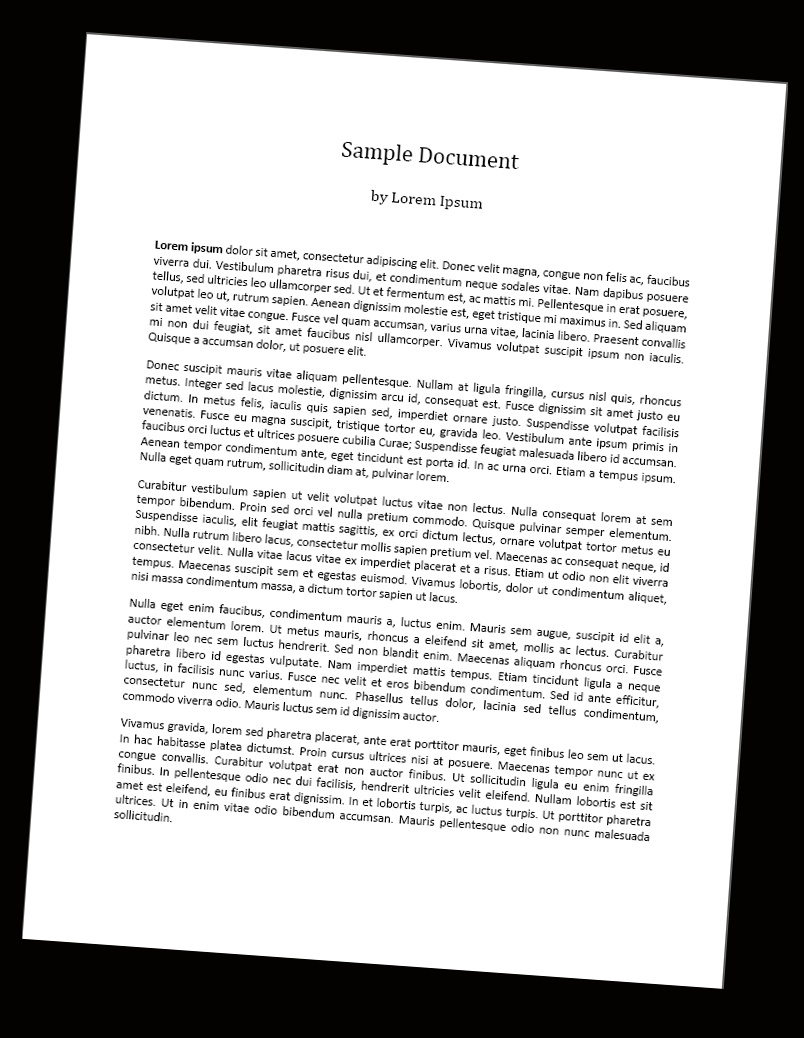
#> input picture scanned.jpg, 804 x 1038 px, found by its file name
$ python untitled1.py
#> lines starting #> are read from the running program, lines starting #| are printed output that depends on the picture; after the words box and inside, x2 and y2 are one past the last pixel; in counts of white or black regions, pixels touching at a corner belong together
import cv2
import numpy as np
import math


img = cv2.imread('/home/nadinaa77/Documents/scanned.jpg',0)
#> img: shape (1038, 804); min 0, max 255, mean 183.2


def getAngle(a, b, c):
  ang = math.degrees(math.atan2(c[1] - b[1], c[0] - b[0]) - math.atan2(a[1] - b[1], a[0] - b[0]))
  return ang + 360 if ang < 0 else ang

def rotate_image(image, angle):
  image_center = tuple(np.array(image.shape[1::-1]) / 2)
  rot_mat = cv2.getRotationMatrix2D(image_center, angle, 1.0)
  result = cv2.warpAffine(image, rot_mat, image.shape[1::-1],flags=cv2.INTER_LINEAR)
  return result

kernel_size = 5

blur_gray = cv2.GaussianBlur(img,(kernel_size, kernel_size),0)

low_threshold = 50

high_threshold = 150

edges = cv2.Canny(blur_gray, low_threshold, high_threshold)
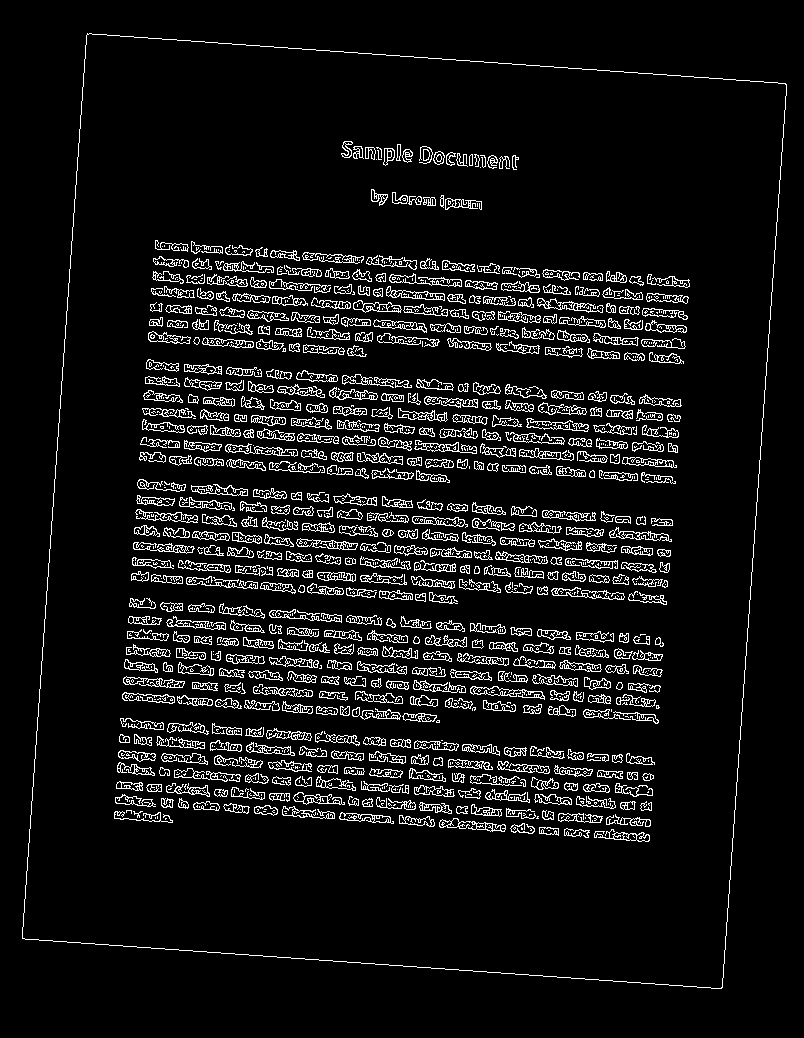
#> edges: shape (1038, 804); 7.6% white in thin lines or dots, all inside (x1, y1, x2, y2) = (22, 33, 787, 989)

rho = 1

theta = np.pi / 180

threshold = 15

min_line_length = 50

max_line_gap = 20

line_image = np.copy(img) * 0
#> line_image: shape (1038, 804); every value is 0

lines = cv2.HoughLinesP(edges, rho, theta, threshold, np.array([]),min_line_length, max_line_gap)
#> lines = 384 rows, first 6: [142, 429, 676, 466], [417, 825, 450, 743], [27, 870, 86, 35], [150, 446, 675, 483], [116, 803, 231, 803], [158, 295, 685, 332]

for line in lines:
  for x1,y1,x2,y2 in line:
   C=[x1, y1]
   A=[x2, y2]
   B=[x2, y1]
   angle=getAngle(B,C,A)
   cv2.putText(img, f"Angle: {angle}", (30, 30),cv2.FONT_HERSHEY_SIMPLEX, 1, (255), 1)
   break
  break
#> this loop made 1 pass
#> line on pass 1: [[142, 429, 676, 466]]
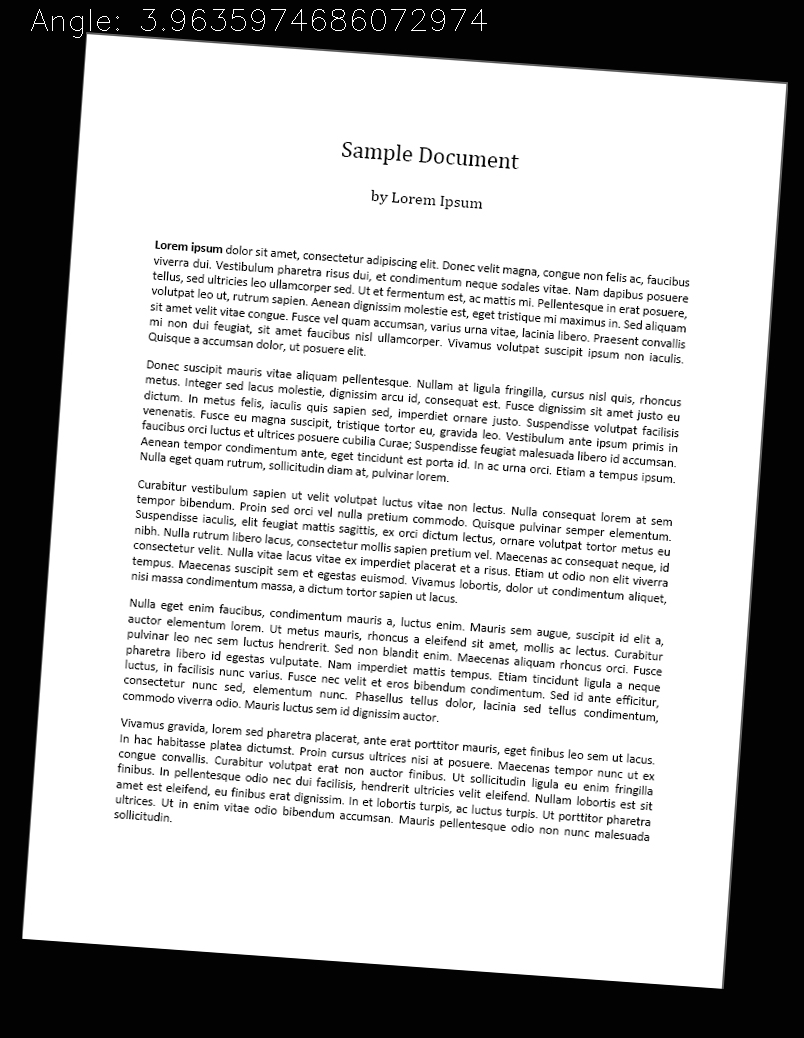
#> img: shape (1038, 804); min 0, max 255, mean 183.5

output=rotate_image(img, angle)
#> in rotate_image, `image_center = tuple(np.array(image.shape[1::-1]) / 2)`: image_center = (402, 519)
#> in rotate_image, `rot_mat = cv2.getRotationMatrix2D(image_center, angle, 1.0)`: rot_mat = [[0.998, 0.0691, -34.91], [-0.0691, 0.998, 29.03]]
#> in rotate_image, `result = cv2.warpAffine(image, rot_mat, image.shape[1::-1],flags=cv2.I..`:
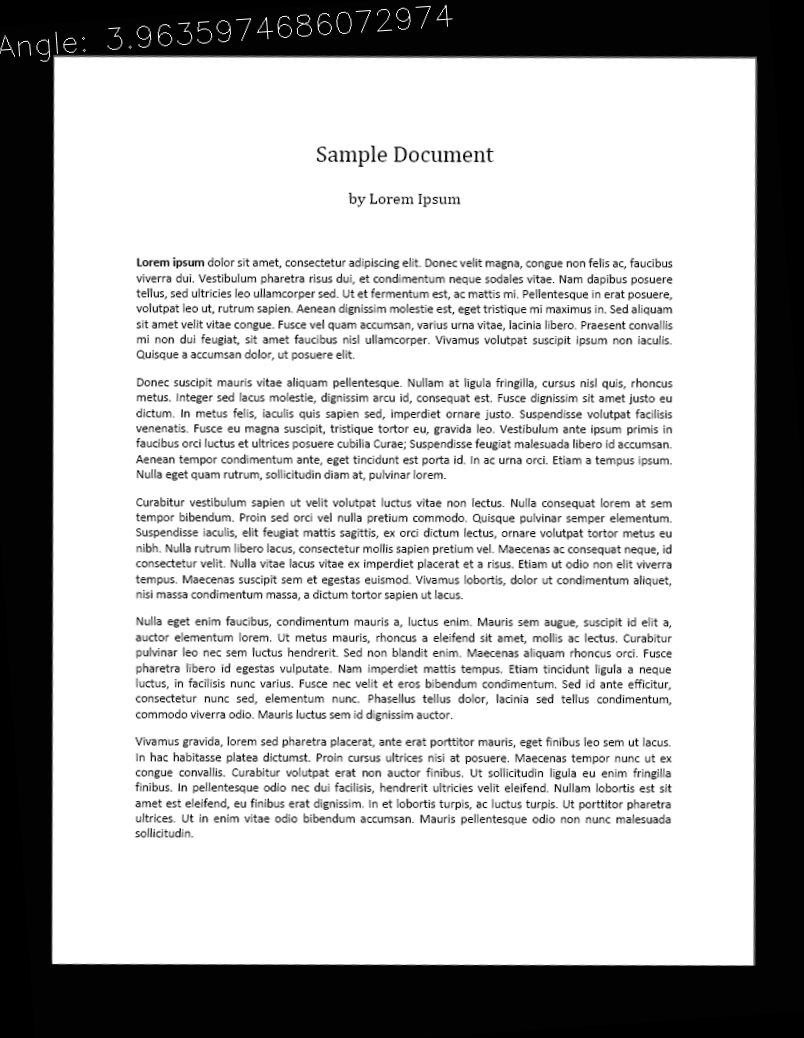
#> result: shape (1038, 804); min 0, max 255, mean 183.5
cv2.imshow('output', output)
cv2.imshow('input', img)
cv2.waitKey(0)
cv2.destroyAllWindows()
